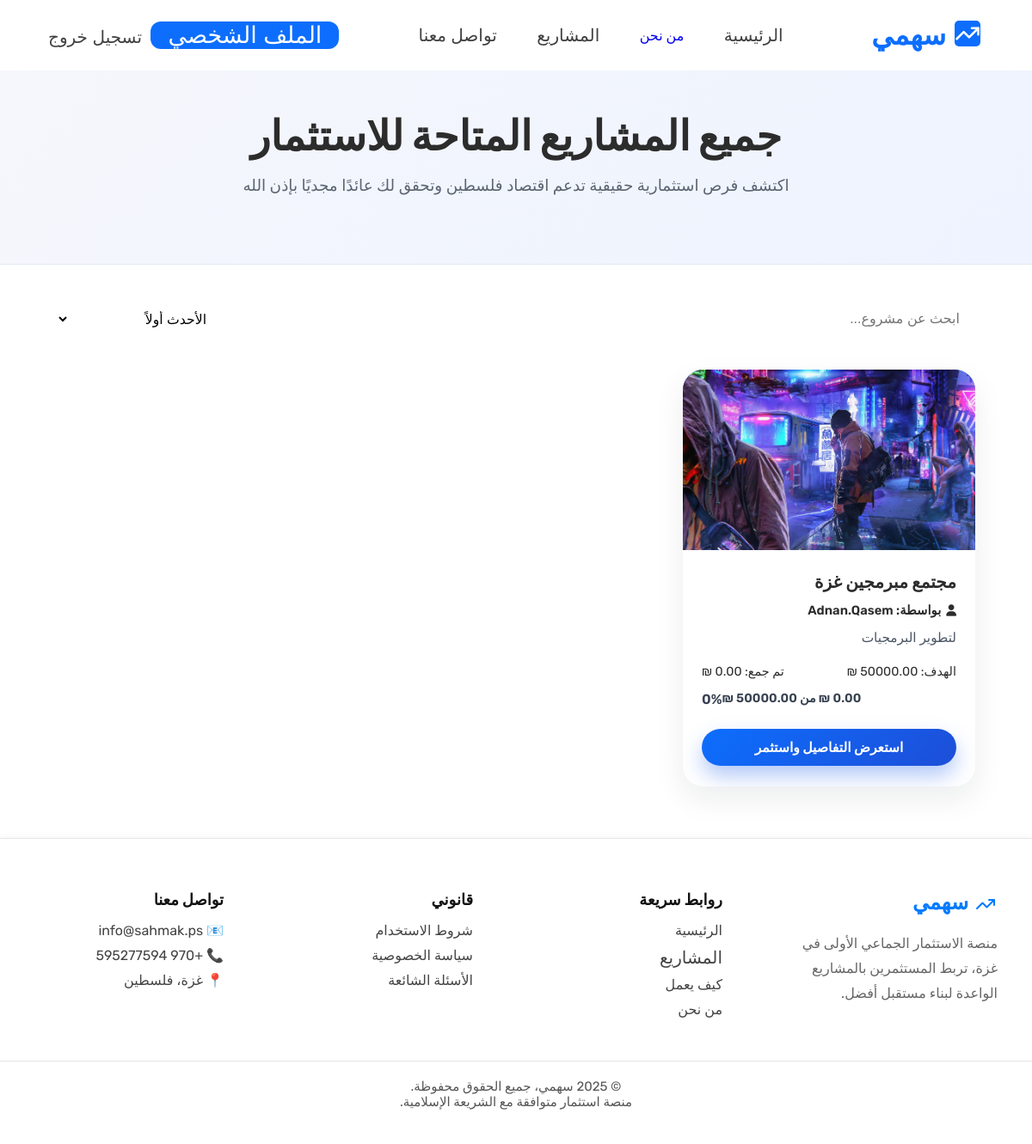
Page /projects/ (signed in) on the committed database.
### projects/models.py (models this page shows, shortened)
class Project(models.Model):
    title = models.CharField(max_length=200, verbose_name="عنوان المشروع")
    description = models.TextField(verbose_name="وصف المشروع")
    goal_amount = models.DecimalField(max_digits=12, decimal_places=2, verbose_name="المبلغ المطلوب")
    raised_amount = models.DecimalField(max_digits=12, decimal_places=2, default=0, verbose_name="المبلغ المجموع")
    owner = models.ForeignKey(User, on_delete=models.CASCADE, related_name='projects', verbose_name="صاحب المشروع")
    created_at = models.DateTimeField(auto_now_add=True, verbose_name="تاريخ الإنشاء")
    is_approved = models.BooleanField(default=False, verbose_name="موافق عليه")
    image = models.ImageField(upload_to='projects/', blank=True, null=True, verbose_name="صورة المشروع")
    class Meta:
        ordering = ['-created_at']
        verbose_name = "مشروع"
        verbose_name_plural = "المشاريع"
    def progress(self):
        return (self.raised_amount / self.goal_amount) * 100 if self.goal_amount > 0 else 0

### projects/views.py (the view)
# urls.py: path('', views.project_list, name='list'),
def project_list(request):
    projects = Project.objects.filter(is_approved=True).order_by('-created_at')
    return render(request, 'projects/project_list.html', {'projects': projects})

### projects/templates/projects/project_list.html (shortened to what this page needs)
{% extends "base.html" %}
{% load static %}
{% block extra_css %}
<link rel="stylesheet" href="https://cdnjs.cloudflare.com/ajax/libs/font-awesome/6.5.0/css/all.min.css">
{% endblock %}
{% block content %}
<div class="page-header">
    <h1>جميع المشاريع المتاحة للاستثمار</h1>
    <p>اكتشف فرص استثمارية حقيقية تدعم اقتصاد فلسطين وتحقق لك عائدًا مجديًا بإذن الله</p>
</div>
<div class="filters">
    <div class="search-box">
        <input type="text" placeholder="ابحث عن مشروع..." onkeyup="filterProjects(this.value)">
    </div>
    <select class="filter-select" onchange="sortProjects(this.value)">
        <option value="newest">الأحدث أولاً</option>
    </select>
</div>
<div class="projects-grid" id="projectsGrid">
    {% for project in projects %}
    <div class="project-card"
         data-progress="{{ project.progress|default:0 }}"
         data-goal="{{ project.goal_amount|default:0 }}"
         data-created="{{ project.created_at|date:'U' }}">
        <div class="project-image">
            {% if project.image %}
                <img src="{{ project.image.url }}" alt="{{ project.title }}">
            {% else %}
                <div class="placeholder">{{ project.title|slice:":2"|upper }}</div>
            {% endif %}
        </div>
        <div class="project-info">
            <h3>{{ project.title }}</h3>
            <span class="owner">بواسطة: {{ project.owner.username }}</span>
            <p>{{ project.description|truncatewords:20 }}</p>
            <div class="meta-row">
                <span>الهدف: {{ project.goal_amount }} ₪</span>
                <span>تم جمع: {{ project.raised_amount }} ₪</span>
            </div>
            <div class="progress-section">
                <div class="progress-text">
                    <span>{{ project.raised_amount }} ₪ من {{ project.goal_amount }} ₪</span>
                    <span class="percentage">{{ project.progress|floatformat:0 }}%</span>
                </div>
            </div>
            <a href="{% url 'projects:detail' project.id %}" class="invest-btn">
                استعرض التفاصيل واستثمر
            </a>
        </div>
    </div>
    {% empty %}
    <div class="no-projects">
        <i class="fas fa-search"></i>
        <h3>لا توجد مشاريع متاحة حاليًا</h3>
        <p>كن أول من يطلق مشروعًا على سهمك!</p>
    </div>
    {% endfor %}
</div>
{% endblock %}

### static/css/style.css (style rules this page uses)
* { padding: 0; margin: 0; box-sizing: border-box; text-decoration:none; list-style: none; scroll-behavior: smooth; scroll-padding-top: 3rem; }
body { font-family: "Rubik", sans-serif; background-color: #f9f9f9; margin: 0; padding: 0; color: #2c2c2c; }
:root { --bs-teal: #0acf80; --bs-green: #19873f; --bs-blue: #0d6efd; --bs-primary: #0d6efd; --bs-black: #404041; --bs-greey: #888787: }
.project-card { background: #fff; box-shadow: 0 4px 12px rgba(0, 0, 0, 0.1); border-radius: 16px; overflow: hidden; transition: all 0.3s ease; display: flex; flex-direction: column; }
.project-image { height: 200px; overflow: hidden; }
.progress-section { display: flex; justify-content: space-between; gap: 20px; margin: 15px 0 10px; font-size: 0.9rem; }

### projects/templates/projects/project_list.html (style rules this page uses)
body { background: var(--light-bg); }
.page-header { text-align: center; padding: 130px 20px 80px; background: linear-gradient(135deg, #f5f7fb 0%, #eef3ff 100%); color: var(--text-main); margin-bottom: 40px; border-bottom: 1px solid rgba(226,232,240,0.8); }
.page-header h1 { font-size: 3rem; font-weight: 900; margin-bottom: 18px; }
.page-header p { font-size: 1.15rem; opacity: 0.9; max-width: 720px; margin: 0 auto; color: #4b5563; }
.filters { max-width: 1100px; margin: 0 auto 35px; padding: 0 16px; display: flex; justify-content: space-between; flex-wrap: wrap; gap: 16px; }
.search-box { flex: 1; min-width: 260px; }
.search-box input { width: 100%; padding: 14px 18px; border-radius: 999px; font-size: 1rem; border: 1px solid var(--card-border); outline: none; background: #ffffff; transition: border-color 0.2s ease, box-shadow 0.2s ease, background 0.2s ease; }
.filter-select { padding: 14px 22px; border-radius: 999px; background: #ffffff; font-size: 0.98rem; border: 1px solid var(--card-border); cursor: pointer; min-width: 200px; outline: none; transition: border-color 0.2s ease, box-shadow 0.2s ease; }
.projects-grid { max-width: 1100px; margin: 0 auto 60px; padding: 0 16px; display: grid; grid-template-columns: repeat(auto-fill, minmax(320px, 1fr)); gap: 24px; }
.project-card { background: #ffffff; border-radius: 24px; overflow: hidden; border: 1px solid var(--card-border); box-shadow: 0 14px 35px rgba(15,23,42,0.08); transition: transform 0.25s ease, box-shadow 0.25s ease, border-color 0.25s ease; position: relative; }
.project-image { height: 210px; background: linear-gradient(135deg, #0d6efd, #22c55e); position: relative; overflow: hidden; }
.project-image img { width: 100%; height: 100%; object-fit: cover; transition: transform 0.4s ease; }
.project-info { padding: 22px 22px 24px; }
.project-info h3 { font-size: 1.25rem; margin: 0 0 8px; color: var(--text-main); line-height: 1.5; }
.owner { color: var(--blue-dark); font-weight: 600; font-size: 0.92rem; margin-bottom: 10px; display: inline-flex; align-items: center; gap: 6px; }
.owner::before { content: "\f007"; font-family: "Font Awesome 6 Free"; font-weight: 900; font-size: 0.84rem; }
.project-info p { color: #4b5563; line-height: 1.7; margin-bottom: 18px; font-size: 0.96rem; }
.meta-row { display: flex; justify-content: space-between; align-items: center; margin-bottom: 12px; font-size: 0.9rem; color: var(--text-muted); }
.progress-section { margin: 14px 0 4px; }
.progress-text { display: flex; justify-content: space-between; font-weight: 600; color: #374151; font-size: 0.9rem; }
.progress-text .percentage { color: var(--green); font-size: 1rem; }
.invest-btn { display: block; text-align: center; padding: 12px 0; background: linear-gradient(135deg, #0d6efd, #1d4ed8); color: #ffffff; border-radius: 999px; font-weight: 700; font-size: 0.98rem; text-decoration: none; transition: transform 0.25s ease, box-shadow 0.25s ease, filter 0.25s ease; margin-top: 18px; box-shadow: 0 12px 25px rgba(37,99,235,0.35); }

### rows in the picture
Project: image (picture), title "مجتمع مبرمجين غزة", owner.username "Adnan.Qasem", description "لتطوير البرمجيات", goal_amount "50000.00", progress "0"
